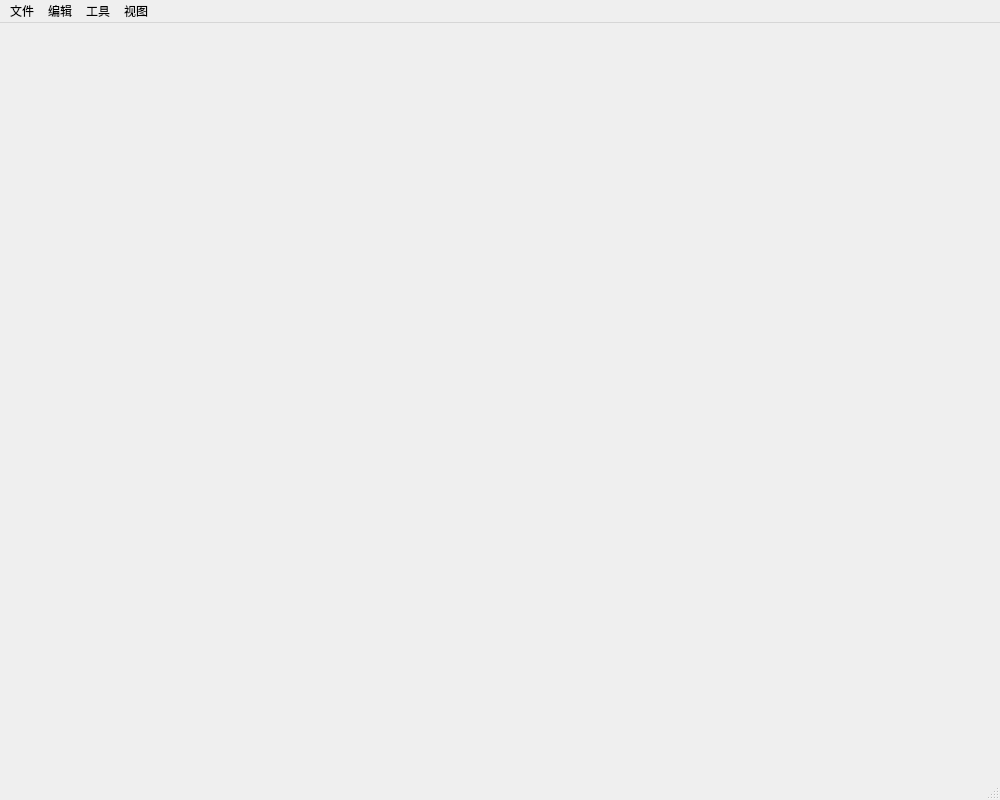
<?xml version="1.0" encoding="UTF-8"?>
<ui version="4.0">
 <class>MainWindow</class>
 <widget class="QMainWindow" name="MainWindow">
  <property name="geometry">
   <rect>
    <x>0</x>
    <y>0</y>
    <width>1000</width>
    <height>800</height>
   </rect>
  </property>
  <property name="windowTitle">
   <string>UniFileHub</string>
  </property>
  <property name="styleSheet">
   <string notr="true"/>
  </property>
  <widget class="QWidget" name="centralwidget">
   <property name="styleSheet">
    <string notr="true"/>
   </property>
   <layout class="QGridLayout" name="gridLayout_3">
    <item row="0" column="0">
     <layout class="QVBoxLayout" name="verticalLayout">
      <item>
       <widget class="QWidget" name="combinedWidget" native="true">
        <layout class="QGridLayout" name="gridLayout_2">
         <property name="leftMargin">
          <number>0</number>
         </property>
         <property name="topMargin">
          <number>0</number>
         </property>
         <property name="rightMargin">
          <number>0</number>
         </property>
         <property name="bottomMargin">
          <number>0</number>
         </property>
         <item row="0" column="0">
          <layout class="QGridLayout" name="gridLayout">
           <property name="leftMargin">
            <number>0</number>
           </property>
           <property name="topMargin">
            <number>2</number>
           </property>
           <property name="bottomMargin">
            <number>0</number>
           </property>
           <property name="spacing">
            <number>4</number>
           </property>
           <item row="0" column="0">
            <widget class="QStackedWidget" name="stackedWidget"/>
           </item>
          </layout>
         </item>
        </layout>
       </widget>
      </item>
     </layout>
    </item>
   </layout>
  </widget>
  <widget class="QMenuBar" name="menubar">
   <property name="geometry">
    <rect>
     <x>0</x>
     <y>0</y>
     <width>1000</width>
     <height>17</height>
    </rect>
   </property>
   <widget class="QMenu" name="menufile">
    <property name="title">
     <string>文件</string>
    </property>
    <widget class="QMenu" name="menunew">
     <property name="title">
      <string>新建</string>
     </property>
     <addaction name="actiontxt_file"/>
     <addaction name="actioncsv_file"/>
     <addaction name="actionxlsx_file"/>
    </widget>
    <widget class="QMenu" name="recentFile">
     <property name="title">
      <string>记录</string>
     </property>
    </widget>
    <addaction name="menunew"/>
    <addaction name="recentFile"/>
    <addaction name="actionopen"/>
    <addaction name="actionsave"/>
    <addaction name="actionclose"/>
    <addaction name="actiondownload"/>
   </widget>
   <widget class="QMenu" name="menuaction">
    <property name="title">
     <string>编辑</string>
    </property>
    <addaction name="actionZ"/>
    <addaction name="actionY"/>
    <addaction name="actionX"/>
    <addaction name="actionC"/>
    <addaction name="actionV"/>
    <addaction name="actionA"/>
   </widget>
   <widget class="QMenu" name="menu">
    <property name="title">
     <string>工具</string>
    </property>
    <addaction name="actionshe"/>
    <addaction name="actionhelp"/>
    <addaction name="actionfind"/>
    <addaction name="actionTerminal"/>
   </widget>
   <widget class="QMenu" name="menu_2">
    <property name="title">
     <string>视图</string>
    </property>
    <widget class="QMenu" name="menuFuction">
     <property name="title">
      <string>模型</string>
     </property>
     <addaction name="Function1"/>
     <addaction name="Function2"/>
     <addaction name="Function3"/>
     <addaction name="Function4"/>
     <addaction name="Function6"/>
     <addaction name="Function7"/>
     <addaction name="Function8"/>
     <addaction name="Function9"/>
    </widget>
    <widget class="QMenu" name="menuhandle">
     <property name="title">
      <string>句柄</string>
     </property>
     <addaction name="actionh1"/>
     <addaction name="actionh2"/>
    </widget>
    <addaction name="menuFuction"/>
    <addaction name="menuhandle"/>
   </widget>
   <addaction name="menufile"/>
   <addaction name="menuaction"/>
   <addaction name="menu"/>
   <addaction name="menu_2"/>
  </widget>
  <widget class="QStatusBar" name="statusbar"/>
  <action name="actionopen">
   <property name="icon">
    <iconset theme="QIcon::ThemeIcon::DocumentOpen">
     <normaloff>:/image/database_go.svg</normaloff>:/image/database_go.svg</iconset>
   </property>
   <property name="text">
    <string>打开</string>
   </property>
   <property name="shortcut">
    <string>Ctrl+O</string>
   </property>
  </action>
  <action name="actionsave">
   <property name="icon">
    <iconset theme="QIcon::ThemeIcon::DocumentSave">
     <normaloff>:/image/table_save.svg</normaloff>:/image/table_save.svg</iconset>
   </property>
   <property name="text">
    <string>保存</string>
   </property>
   <property name="shortcut">
    <string>Ctrl+S</string>
   </property>
  </action>
  <action name="actionclose">
   <property name="icon">
    <iconset theme="QIcon::ThemeIcon::EditClear"/>
   </property>
   <property name="text">
    <string>关闭</string>
   </property>
   <property name="shortcut">
    <string>Ctrl+W</string>
   </property>
  </action>
  <action name="actiondownload">
   <property name="icon">
    <iconset theme="emblem-downloads">
     <normaloff>:/image/arrow_refresh_small.svg</normaloff>:/image/arrow_refresh_small.svg</iconset>
   </property>
   <property name="text">
    <string>下载</string>
   </property>
   <property name="shortcut">
    <string>Ctrl+D</string>
   </property>
  </action>
  <action name="actiontxt_file">
   <property name="icon">
    <iconset theme="QIcon::ThemeIcon::DocumentNew"/>
   </property>
   <property name="text">
    <string>txt文件</string>
   </property>
   <property name="shortcut">
    <string>Ctrl+N, Ctrl+T</string>
   </property>
  </action>
  <action name="actioncsv_file">
   <property name="icon">
    <iconset theme="QIcon::ThemeIcon::DocumentNew"/>
   </property>
   <property name="text">
    <string>csv文件</string>
   </property>
   <property name="toolTip">
    <string>csv文件</string>
   </property>
   <property name="shortcut">
    <string>Ctrl+N, Ctrl+Shift+C</string>
   </property>
  </action>
  <action name="actionshe">
   <property name="icon">
    <iconset theme="weather-clear">
     <normaloff>:/png/Settings.png</normaloff>:/png/Settings.png</iconset>
   </property>
   <property name="text">
    <string>设置</string>
   </property>
   <property name="shortcut">
    <string>Ctrl+,</string>
   </property>
  </action>
  <action name="actionZ">
   <property name="text">
    <string>撤销</string>
   </property>
   <property name="shortcut">
    <string>Ctrl+Z</string>
   </property>
  </action>
  <action name="actionfind">
   <property name="icon">
    <iconset theme="QIcon::ThemeIcon::EditFind"/>
   </property>
   <property name="text">
    <string>查找</string>
   </property>
   <property name="shortcut">
    <string>Ctrl+F</string>
   </property>
  </action>
  <action name="actionY">
   <property name="text">
    <string>重做</string>
   </property>
   <property name="shortcut">
    <string>Ctrl+Y</string>
   </property>
  </action>
  <action name="actionX">
   <property name="text">
    <string>剪切</string>
   </property>
   <property name="shortcut">
    <string>Ctrl+X</string>
   </property>
  </action>
  <action name="actionC">
   <property name="text">
    <string>复制</string>
   </property>
  </action>
  <action name="actionV">
   <property name="text">
    <string>黏贴</string>
   </property>
   <property name="shortcut">
    <string>Ctrl+V</string>
   </property>
  </action>
  <action name="actionA">
   <property name="text">
    <string>全选</string>
   </property>
   <property name="shortcut">
    <string>Ctrl+A</string>
   </property>
  </action>
  <action name="Function1">
   <property name="text">
    <string>关闭文件标签</string>
   </property>
   <property name="toolTip">
    <string>关闭文件标签</string>
   </property>
  </action>
  <action name="Function2">
   <property name="text">
    <string>关闭文件备份</string>
   </property>
   <property name="toolTip">
    <string>关闭文件备份</string>
   </property>
  </action>
  <action name="Function3">
   <property name="text">
    <string>关闭备忘日程</string>
   </property>
   <property name="toolTip">
    <string>关闭备忘日程</string>
   </property>
  </action>
  <action name="Function4">
   <property name="text">
    <string>关闭在线文档</string>
   </property>
   <property name="toolTip">
    <string>关闭在线文档</string>
   </property>
  </action>
  <action name="Function6">
   <property name="text">
    <string>关闭邮件服务</string>
   </property>
   <property name="toolTip">
    <string>关闭邮件服务</string>
   </property>
  </action>
  <action name="Function7">
   <property name="text">
    <string>关闭用户登录</string>
   </property>
   <property name="toolTip">
    <string>关闭用户登录</string>
   </property>
  </action>
  <action name="Function8">
   <property name="text">
    <string>关闭更多功能</string>
   </property>
   <property name="toolTip">
    <string>关闭更多功能</string>
   </property>
  </action>
  <action name="actionhelp">
   <property name="icon">
    <iconset theme="QIcon::ThemeIcon::HelpAbout"/>
   </property>
   <property name="text">
    <string>帮助</string>
   </property>
   <property name="toolTip">
    <string>帮助</string>
   </property>
  </action>
  <action name="actionxlsx_file">
   <property name="icon">
    <iconset theme="QIcon::ThemeIcon::DocumentNew"/>
   </property>
   <property name="text">
    <string>xlsx文件</string>
   </property>
   <property name="shortcut">
    <string>Ctrl+N, Ctrl+X</string>
   </property>
  </action>
  <action name="Function9">
   <property name="text">
    <string>关闭剪切字板</string>
   </property>
   <property name="toolTip">
    <string>关闭剪切字板</string>
   </property>
  </action>
  <action name="actionh1">
   <property name="text">
    <string>打开控制组件</string>
   </property>
   <property name="toolTip">
    <string>打开控制组件</string>
   </property>
  </action>
  <action name="actionh2">
   <property name="text">
    <string>关闭控制组件</string>
   </property>
   <property name="toolTip">
    <string>关闭控制组件</string>
   </property>
  </action>
  <action name="Function10">
   <property name="text">
    <string>关闭个人网盘</string>
   </property>
   <property name="menuRole">
    <enum>QAction::MenuRole::NoRole</enum>
   </property>
  </action>
  <action name="actionTerminal">
   <property name="icon">
    <iconset theme="utilities-terminal"/>
   </property>
   <property name="text">
    <string>终端</string>
   </property>
   <property name="shortcut">
    <string>Ctrl+Alt+T</string>
   </property>
  </action>
 </widget>
 <resources/>
 <connections/>
</ui>
